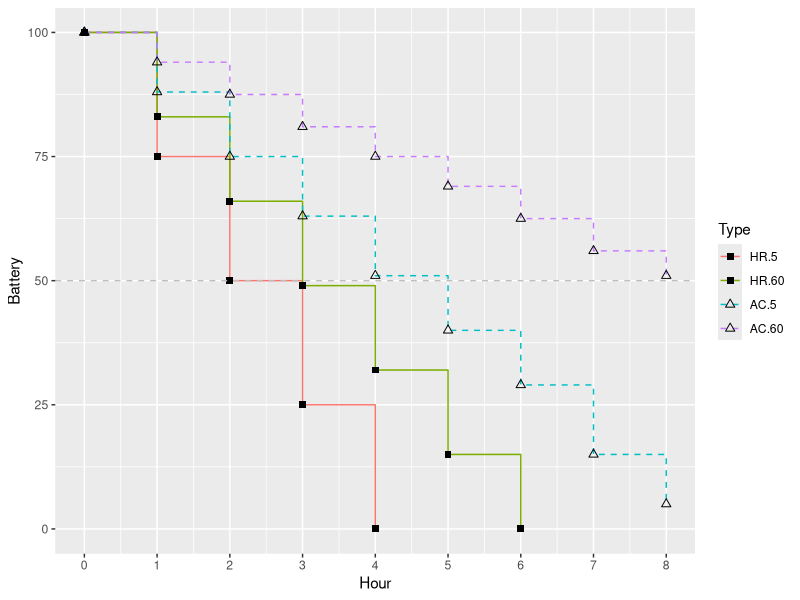

Here is the R script that generated this plot: (Note: this script raises an error after producing the figure.)
##########################################
# Battery consumption figures            #
# ______________________________________ #
# Matin (matinkheirkhahan@ufl.edu)       #
##########################################
library(ggplot2)
library(cowplot)

battery.plot.df <- data.frame(hour = 0:8,
                              HR.5 = rep(0, 9),
                              #HR.15 = rep(0, 9),
                              #HR.30 = rep(0, 9),
                              HR.60 = rep(0, 9),
                              AC.5 = rep(0, 9),
                              #AC.15 = rep(0, 9),
                              #AC.30 = rep(0, 9),
                              AC.60 = rep(0, 9))
battery.plot.df$HR.5 <- c(100, 100 - 25, 100 - 50, 100 - 75, 0, rep(NA, 4))
#battery.plot.df$HR.15 <- c(100, 100 - 30, 100 - 60, 100 - 90, 0,  rep(NA, 4))
#battery.plot.df$HR.30 <- c(100, 100 - 28, 100 - 56, 100 - 84, 0,  rep(NA, 4))
battery.plot.df$HR.60 <- c(100, 100 - 17, 100 - 34, 100 - 51, 100 - 68, 100 - 85, 0, rep(NA, 2))

battery.plot.df$AC.5 <- c(100, 100 - 12, 100 - 25, 100 - 37, 100 - 49, 100 - 60, 100 - 71, 100 - 85, 100 - 95)
#battery.plot.df$AC.15 <- c(100, 100 - 10, 100 - 20, 100 - 30, 100 - 40, 100 - 51, 100 - 61, 100 - 71, 100 - 81)
#battery.plot.df$AC.30 <- c(100, 100 - 5, 100 - 11, 100 - 15, 100 - 22, 100 - 30, 100 - 40, 100 - 48, 100 - 65)
battery.plot.df$AC.60 <- c(100, 100 - 6, 100 - 12.5, 100 - 19, 100 - 25, 100 - 31, 100 - 37.5, 100 - 44, 100 - 49)

plot.df <- data.frame(matrix(nrow = 0, ncol = 3)); colnames(plot.df) <- c("Hour", "Battery", "Type")
for(i in 2:ncol(battery.plot.df)){
     plot.df <- rbind(plot.df,
                      data.frame(Hour = battery.plot.df$hour,
                                 Battery = battery.plot.df[, i],
                                 Type = rep(colnames(battery.plot.df)[i], nrow(battery.plot.df))))
}

plot.df$Type <- factor(plot.df$Type, levels = colnames(battery.plot.df)[2:ncol(battery.plot.df)])
plot.df$Sensor <- factor(c(rep("HR", 18), rep("Accelerometer", 18)), levels = c("HR", "Accelerometer"))



g <- ggplot(data = plot.df, aes(x = Hour, y = Battery))
g + geom_step(aes(linetype = Type, color = Type), direction = "hv") + geom_point(aes(shape = Type), size = 2) + scale_x_continuous(breaks = 0:8) + geom_hline(yintercept = 50, linetype = 2, color = "gray") +
     scale_linetype_manual(values = c(rep("solid", 2), rep("dashed", 2))) + scale_shape_manual(values = c(rep(15, 2), rep(2, 2)))


# Shading?
heartrate.df <- plot.df[plot.df$Sensor == "HR", ]; accelerometer.df <- plot.df[plot.df$Sensor == "Accelerometer", ]
hr.df <- data.frame(Hour = 0:8, minimum = NA, maximum = NA, avg = NA); accel.df <- data.frame(Hour = 0:8, avg = NA, minimum = NA, maximum = NA)
for(hour in plot2.df$hour) {
     hr.df$minimum[hour] <- min(heartrate.df$Battery[heartrate.df$Hour == hour])
     hr.df$maximum[hour] <- max(heartrate.df$Battery[heartrate.df$Hour == hour])
     hr.df$avg[hour] <- mean(heartrate.df$Battery[heartrate.df$Hour == hour], na.rm = T)     
     accel.df$minimum[hour] <- min(accelerometer.df$Battery[accelerometer.df$Hour == hour])
     accel.df$maximum[hour] <- max(accelerometer.df$Battery[accelerometer.df$Hour == hour])
     accel.df$avg[hour] <- mean(accelerometer.df$Battery[accelerometer.df$Hour == hour], na.rm = T)
}

plot2.df <- data.frame(rbind(hr.df, accel.df), Sensor = c(rep("HR", nrow(hr.df)), rep("Accelerometer", nrow(accel.df))))
g <- ggplot(data = plot2.df, aes(x = Hour))
g + geom_step(aes(y = avg)) + geom_ribbon(aes(fill = Sensor, ymin = minimum, ymax = maximum))
